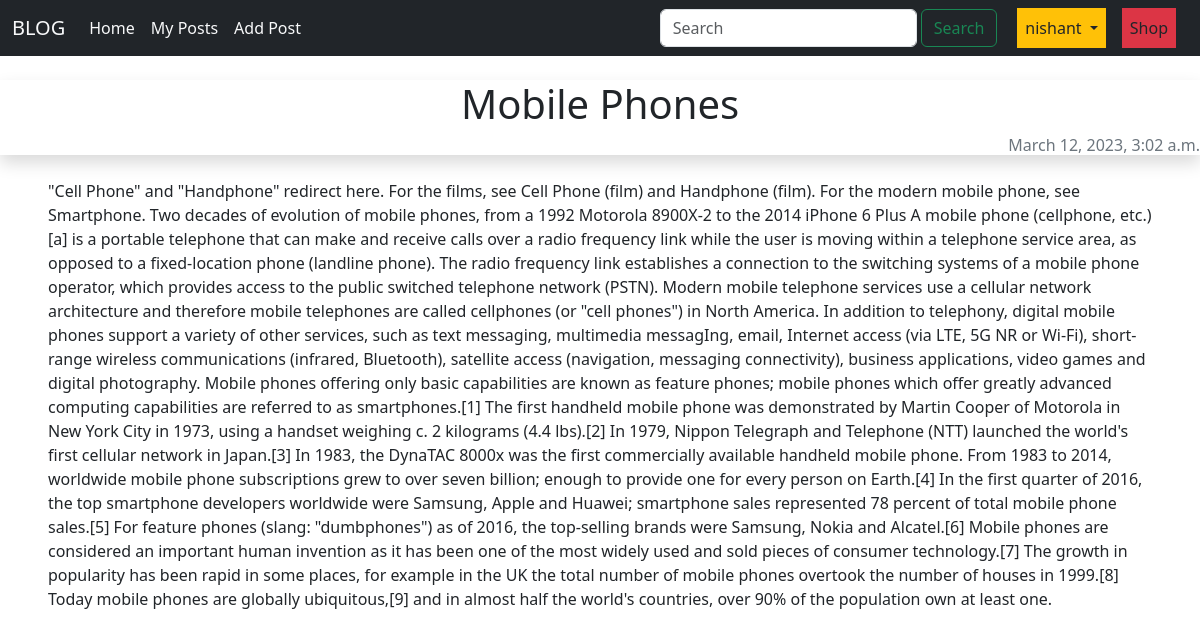
The page /blog/post/2 (signed in) on the database its author committed.
### blog/models.py (models this page shows)
class Post(models.Model):
    name=models.CharField(max_length=122)
    title= models.CharField(max_length=122)
    body= models.CharField(max_length=1000000)
    created_at= models.DateTimeField(default=datetime.now, blank=True)
    image=models.ImageField(upload_to="blog/images", null=True, blank= True, default='')

### blog/views.py (the view)
# urls.py: path("post/<str:pk>", views.post, name='post'),
def post(request,pk):
    if request.user.is_anonymous:
        messages.info(request, 'You need to SignIn to view full Article.')
        return HttpResponseRedirect(reverse('index'))
    posts=Post.objects.get(id=pk)
    return render(request, 'blog/post.html',{"posts" : posts})

### blog/templates/blog/post.html (shortened to what this page needs)
{% extends 'blog/main.html' %}
{% block body %}
<div>
  <div>
    <div class="shadow  my-4">
      <h1 align='center'>{{posts.title}}</h1>
      <h6 align='right' class='text-secondary'> {{posts.created_at}} </h6>
    </div>
  </div>
<P class="px-4 mx-4"> {{posts.body}} </P>
</div>
{% endblock body %}

### blog/templates/blog/main.html (shortened to what this page needs)
<!doctype html>
<html lang="en">
  <head>
    <link href="https://cdn.jsdelivr.net/npm/bootstrap@5.3.0-alpha1/dist/css/bootstrap.min.css" rel="stylesheet">
  </head>
  <body>
    <div class="bg-dark">
        <nav class="navbar navbar-expand-lg my-0">
            <div class="container-fluid">
              <a class="navbar-brand text-light" href="/blog/">BLOG</a>
              <div class="collapse navbar-collapse" id="navbarSupportedContent">
                <ul class="navbar-nav me-auto mb-2 mb-lg-0">
                  <li class="nav-item">
                    <a class="nav-link active text-light" aria-current="page" href="/blog/">Home</a>
                  </li>
                  <li>
                    <a class="nav-link text-light" href="/blog/myposts/">My Posts</a>
                  </li>
                  <li class="nav-item">
                    <a class="nav-link text-light" href="/blog/addpost/">Add Post</a>
                  </li>
                </ul>
                <form method="GET" action="/blog/search/" class="d-flex" role="search">
                  <input name='q' id='q' align="center" class="form-control me-1" type="search" placeholder="Search" aria-label="Search">
                  <button class="btn btn-outline-success" type="submit">Search</button>
                </form>
                <div class="navbar-nav nav-item dropdown  ms-3 text-center" align='right'>
                  {% if user.is_authenticated %}
                    <a class="nav-link dropdown-toggle text-dark bg-warning mx-1" href="#" role="button" data-bs-toggle="dropdown" aria-expanded="false">
                      {{user.username}}
                    </a>
                  {% else %}
                  <div>
                  <a class="nav-link text-dark bg-warning mx-1" href="/eauth/signin/">Signin</a>
                </div>
                  {% endif %}
                <div class="mx-2">
                  <a class=" nav-link text-dark bg-danger mx-1" href="/">Shop</a>
                </div>
                </div>
              </div>
            </div>
          </nav>
    </div>
    {% block body %}{% endblock body %}
  </body>
</html>

### rows shown on the page
Post: title "Mobile Phones", created_at "March 12, 2023, 3:02 a.m.", body "\"Cell Phone\" and \"Handphone\" redirect here. For the films, see Cell Phone (film) and Handphone (film). For the modern mobile phone, see Smartphone. Two decades of evolution of mobile phones, from a 1992 Motorola 8900X-2 to the 2014 iPhone 6 Plus A mobile phone (cellphone, etc.)[a] is a portable telephone that can make and receive calls over a radio frequency link while the user is moving within a telephone service area, as opposed to a fixed-location phone (landline phone). The radio frequency link establishes a connection to the switching systems of a mobile phone operator, which provides access to the public switched telephone network (PSTN). Modern mobile telephone services use a…"

### other values the page prints
{{ user.username }} "nishant"
